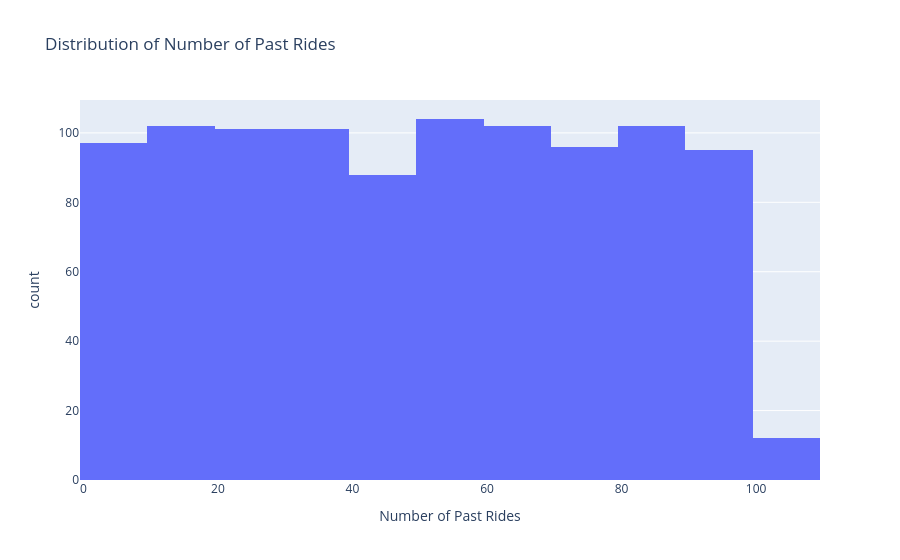

Source (notebook cell):
### Markdown cell above
Number of Past Rides

### Code cell
fig = px.histogram(
    df,
    x='Number_of_Past_Rides',
    nbins=20,
    title='Distribution of Number of Past Rides',
    labels={'Number_of_Past_Rides': 'Number of Past Rides'}
)

fig.show()

### Figure 1 — Plotly figure (JSON) as saved in the notebook; plotly's stock layout.template omitted (floating-point values rounded to 4 significant figures; data arrays with more than 128 entries replaced by an {"elided": "..."} marker saying what was removed)
{"data": [{"alignmentgroup": "True", "bingroup": "x", "hovertemplate": "Number of Past Rides=%{x}<br>count=%{y}<extra></extra>", "legendgroup": "", "marker": {"color": "#636efa", "pattern": {"shape": ""}}, "name": "", "nbinsx": 20, "offsetgroup": "", "orientation": "v", "showlegend": false, "type": "histogram", "x": {"elided": "1000 int values"}, "xaxis": "x", "yaxis": "y"}], "layout": {"barmode": "relative", "legend": {"tracegroupgap": 0}, "title": {"text": "Distribution of Number of Past Rides"}, "xaxis": {"anchor": "y", "domain": [0, 1], "title": {"text": "Number of Past Rides"}}, "yaxis": {"anchor": "x", "domain": [0, 1], "title": {"text": "count"}}}}
